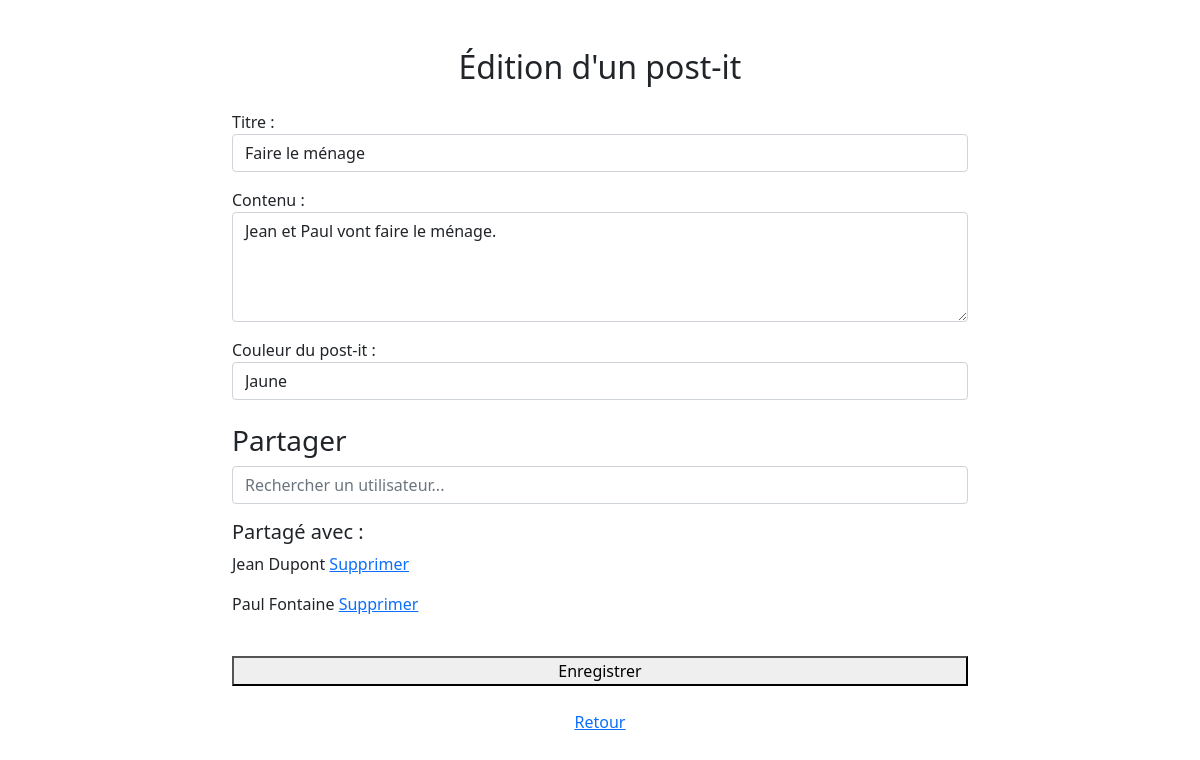
Page /creation_edition/create_postit.php?id=22 (signed in) on the committed database.
### tables this page shows
CREATE TABLE IF NOT EXISTS `post_it` (
  `id_post_it` int(11) NOT NULL AUTO_INCREMENT,
  `id_proprietaire` int(11) NOT NULL,
  `titre` varchar(150) NOT NULL,
  `contenu` varchar(250) NOT NULL,
  `date_creation` datetime NOT NULL,
  `date_modification` datetime DEFAULT NULL,
  `couleur` enum('orange','rouge','vert','bleu','jaune','rose') DEFAULT 'jaune',
  PRIMARY KEY (`id_post_it`),
  KEY `fk_post_it_utilisateur` (`id_proprietaire`)
);

CREATE TABLE IF NOT EXISTS `utilisateur` (
  `id_utilisateur` int(11) NOT NULL AUTO_INCREMENT,
  `email` varchar(255) NOT NULL,
  `password` varchar(255) NOT NULL,
  `nom` varchar(255) NOT NULL,
  `prenom` varchar(255) NOT NULL,
  `pseudo` varchar(255) DEFAULT NULL,
  `date_naiss` date DEFAULT NULL,
  PRIMARY KEY (`id_utilisateur`),
  UNIQUE KEY `email` (`email`)
);

### functions.php (called while the page is built, shortened)
<?php
function ConnexionDB(){
    $bdd = new PDO('mysql:host=127.0.0.1;dbname=app_post_it;charset=utf8', 'root', '');
    return $bdd;
}
function SelectInfoPostit($idPostit, $idUtilisateur) {
    $bdd = ConnexionDB();
    $infoPostit = $bdd->prepare("SELECT DISTINCT post_it.id_post_it, post_it.id_proprietaire,post_it.titre,post_it.contenu,post_it.date_creation,post_it.date_modification, utilisateur.nom, utilisateur.prenom, post_it.couleur FROM post_it JOIN utilisateur ON utilisateur.id_utilisateur = post_it.id_proprietaire LEFT JOIN post_it_partage ON post_it.id_post_it = post_it_partage.id_post_it WHERE post_it.id_post_it = ? AND (post_it.id_proprietaire = ? OR post_it_partage.id_user_partage = ?);
                                ");
    $infoPostit->execute(array($idPostit, $idUtilisateur, $idUtilisateur));
    return $infoPostit->fetch(PDO::FETCH_ASSOC);
}
function SelectUserPostitPartage($idPostit) {
    $bdd = ConnexionDB();
    $UserPartagePostit = $bdd->prepare("SELECT id_utilisateur, prenom, nom, pseudo from post_it_partage join utilisateur on utilisateur.id_utilisateur = post_it_partage.id_user_partage where id_post_it = ?");
    $UserPartagePostit->execute(array($idPostit));
    return $UserPartagePostit->fetchAll(PDO::FETCH_ASSOC);
}
?>

### creation_edition/create_postit.php (the view, shortened to what this page needs)
<?php
require_once("../functions.php");
$idPostit = null;
if (isset($_GET['id'])) {
    $idPostit = intval($_GET['id']);
    $SelectInfoPostit = SelectInfoPostit($idPostit,$_SESSION['idUser']);
    $userPostitPartage = SelectUserPostitPartage($idPostit);
}
if ($idPostit && isset($SelectInfoPostit['couleur'])) {
    $color = $SelectInfoPostit['couleur'];
}
else {
    $color = 'jaune';
}
?>
<!DOCTYPE html>
<html lang="fr">
<head>
    <link href="https://cdn.jsdelivr.net/npm/bootstrap@5.1.3/dist/css/bootstrap.min.css" rel="stylesheet">
    <link rel="stylesheet" href="https://cdnjs.cloudflare.com/ajax/libs/jqueryui/1.12.1/jquery-ui.min.css">
    <link rel="stylesheet" href="styles.css">
</head>
<body">
    <div class="container mt-5">
      <div class="row justify-content-center">
        <div class="col-sm-8">
          <div class="form-container">
          <h2 class="text-center mb-4">
            <?php
            if ($idPostit) {
                echo "Édition d'un post-it";
            }
            else {
                echo "Création d'un post-it";
            }
            ?>
            </h2>
            <form method="POST">
              <div class="form-group mb-3">
                <label>Titre :</label>
                <input class="form-control" type="text" placeholder="Max 30 caractères" name="title"
                  value="<?= $idPostit ? htmlspecialchars($SelectInfoPostit['titre']) : '' ?>">
              </div>
              <div class="form-group mb-3">
                <label>Contenu :</label>
                <textarea class="form-control" name="content" rows="4" placeholder="Max 200 caractères"><?= $idPostit ? htmlspecialchars($SelectInfoPostit['contenu']) : '' ?></textarea>
              </div>
              <label for="couleur">Couleur du post-it :</label>
                <select class="form-control" name="couleur" id="couleur">
                    <?php if ($color == 'jaune') { ?>
                        <option value="jaune" selected>Jaune</option>
                    <?php }
                    else { ?>
                        <option value="jaune">Jaune</option>
                    <?php } ?>
                </select>
              <h3 class="mt-4">Partager</h3>
              <input type="text" id="search" class="form-control" placeholder="Rechercher un utilisateur...">
              <div class="selected-users mt-3">
                <h5>Partagé avec :</h5>
                <?php if (isset($_GET['id'])){ ?>
                  <?php foreach ($userPostitPartage as $user){ ?>
                    <p class="dates">
                      <?= $user['prenom'] ?> <?= $user['nom'] ?>
                      <a href="create_postit.php?id=<?= $idPostit ?>&deleteSharedUser=<?= $user['id_utilisateur']?>">Supprimer</a>
                    </p>
                  <?php } ?>
                <?php } ?>
              </div>
              <button class="btn-connexion w-100 mt-4" name="save">Enregistrer</button>
            </form>
          </div>
        </div>
      </div>
    </div>
    <br>
    <center> <a href="../index.php" class="btn-retour">Retour</a></center>
</body>
</html>

### creation_edition/styles.css (style rules this page uses)
.selected-users { margin-bottom: 10px; }

### rows in the picture
post_it: title "Faire le ménage", content "Jean et Paul vont faire le ménage.", couleur "Jaune"
utilisateur: prenom "Jean", nom "Dupont"
utilisateur: prenom "Paul", nom "Fontaine"
